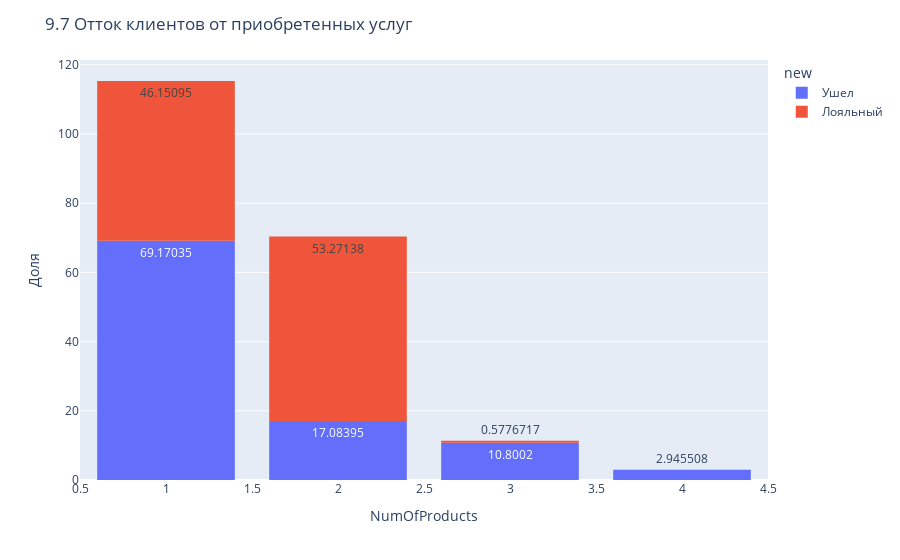

This figure's notebook cell:
### Markdown cell above
лояльных мужчин гораздо больше чем женщин! женщины предпочитают уйти

### Code cell
fig = px.histogram(churn_data, x='NumOfProducts', 
                   histnorm='percent',
                   text_auto=True,
                   color ='new',
                   )
fig.update_layout(bargap=0.2)

fig.update_layout(
    title_text='9.7 Отток клиентов от приобретенных услуг',
    yaxis_title_text='Доля'
 )

### Figure 1 — Plotly figure (JSON) as saved in the notebook; plotly's stock layout.template omitted (floating-point values rounded to 4 significant figures; data arrays with more than 128 entries replaced by an {"elided": "..."} marker saying what was removed)
{"data": [{"alignmentgroup": "True", "bingroup": "x", "histnorm": "percent", "hovertemplate": "new=Ушел<br>NumOfProducts=%{x}<br>percent=%{y}<extra></extra>", "legendgroup": "Ушел", "marker": {"color": "#636efa", "pattern": {"shape": ""}}, "name": "Ушел", "offsetgroup": "Ушел", "orientation": "v", "showlegend": true, "texttemplate": "%{value}", "type": "histogram", "x": {"elided": "2037 int values"}, "xaxis": "x", "yaxis": "y"}, {"alignmentgroup": "True", "bingroup": "x", "histnorm": "percent", "hovertemplate": "new=Лояльный<br>NumOfProducts=%{x}<br>percent=%{y}<extra></extra>", "legendgroup": "Лояльный", "marker": {"color": "#EF553B", "pattern": {"shape": ""}}, "name": "Лояльный", "offsetgroup": "Лояльный", "orientation": "v", "showlegend": true, "texttemplate": "%{value}", "type": "histogram", "x": {"elided": "7963 int values"}, "xaxis": "x", "yaxis": "y"}], "layout": {"bargap": 0.2, "barmode": "relative", "legend": {"title": {"text": "new"}, "tracegroupgap": 0}, "margin": {"t": 60}, "title": {"text": "9.7 Отток клиентов от приобретенных услуг"}, "xaxis": {"anchor": "y", "domain": [0, 1], "title": {"text": "NumOfProducts"}}, "yaxis": {"anchor": "x", "domain": [0, 1], "title": {"text": "Доля"}}}}
